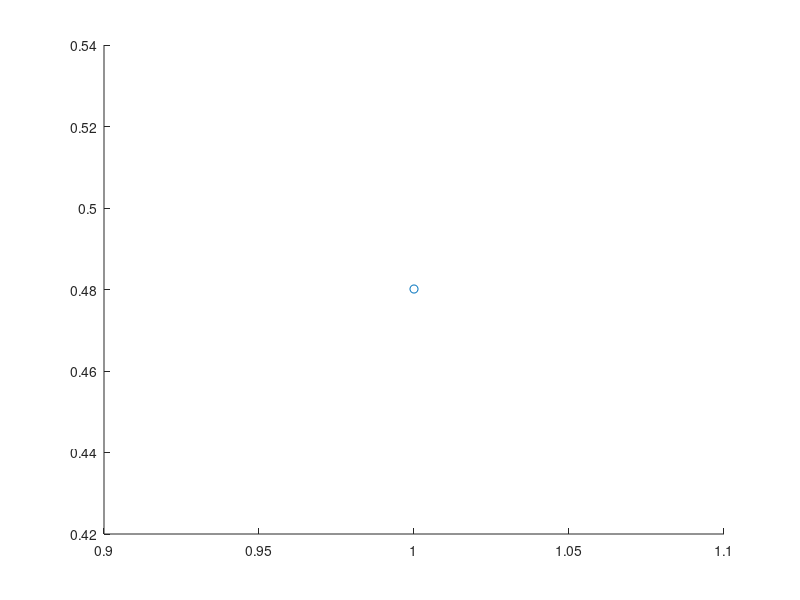

MATLAB code to generate this figure:
clc, clearvars

tic;  % Start the stopwatch timer

% Perform some computations or execute code
sum = 0;
for i = 1:1000000
    sum = sum + i;
end

elapsed_time = toc;  % Stop the stopwatch timer and get the elapsed time
disp(['Elapsed time: ', num2str(elapsed_time), ' seconds']);

B = rand(1, 3); % Generate a row vector of random numbers
% Generate a column vector of random numbers

x = 1:10;  % x-coordinates
y = [2 4 6 8 10 8 6 4 2 0];  % y-coordinates
plot(x, y)


scatter(1:1, elapsed_time)